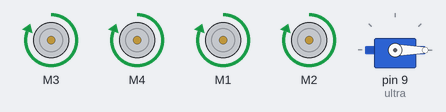
Simulated run of this sketch. Board: Arduino Uno, built with avr-gcc and run on an emulated ATmega328P. Shown: 4 × DC motor (green arrow = forward, orange = backward, longer = faster), servo.

Above: at 0.05 s.
At 9.55 s:
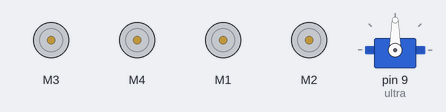
At 15.55 s:
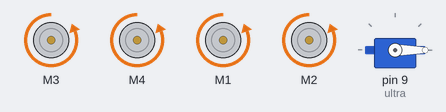
At 16.95 s:
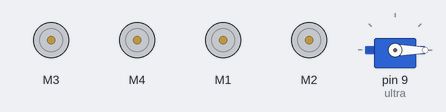
Timing chart, 0 to 22.1 s (numbered marks = the images above):
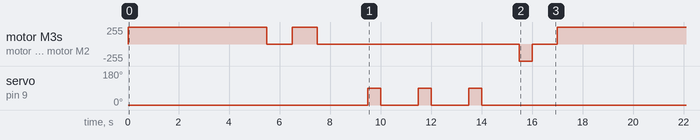

The sketch:

arduino.ino
```cpp
#include <Servo.h>
#include <AFMotor.h>
//#include <Pixy2.h>
const uint16_t BLUE = 1;
const uint16_t PURPLE = 2;
const uint16_t RED = 3;
const uint16_t YELLOW = 4;

int motor1p= 3;
AF_DCMotor leftmotor(motor1p), rightmotor(4), rightfront(1), leftfront(2);
Servo ultra;
int servoPin= 3;
int distance;

unsigned long times= 0;
int period= 5500;
int p= 7500;

void setup(){
  leftmotor.setSpeed(255);
  rightmotor.setSpeed(255);

  rightfront.setSpeed(255);
  leftfront.setSpeed(255);

  leftmotor.run(RELEASE);
  rightmotor.run(RELEASE);
  leftfront.run(RELEASE);
  rightfront.run(RELEASE);

  ultra.attach(9);//servo
  ultra.write(0);

}

void loop(){
  times= millis();
  while(millis() < times + period){
    forward();

    if(false){
      stops();
      delay(1000);
      ultra.write(90);
      delay(500);
      ultra.write(0);
      delay(500);
    }
  }
    stops();
    delay(1000);

//    times= millis();
    while(millis() < p + times)
      forward();


    stops();
    delay(1000);

    times= millis();
    while(millis() < times + period){
      backwards();

      if(true){
        stops();
        delay(1000);
        ultra.write(90);
        delay(500);
        ultra.write(0);
        delay(500);
      }
  }
    stops();
    delay(1000);

    while(millis() < times + p)
      backwards();


    stops();
    delay(1000);
}

void forward()
{
   rightmotor.run(FORWARD);
   leftmotor.run(FORWARD);
   rightfront.run(FORWARD);
   leftfront.run(FORWARD);
   rightmotor.setSpeed(255);
   leftmotor.setSpeed(255);
   rightfront.setSpeed(255);
   leftfront.setSpeed(255);
}

void backwards()
{
   rightmotor.run(BACKWARD);
   leftmotor.run(BACKWARD);
   rightfront.run(BACKWARD);
   leftfront.run(BACKWARD);
    rightmotor.setSpeed(255);
    leftmotor.setSpeed(255);
    rightfront.setSpeed(255);
    leftfront.setSpeed(255);
}

void stops()
{
  Serial.print("tech");
  leftmotor.run(RELEASE);
  rightmotor.run(RELEASE);
  rightfront.run(RELEASE);
  leftfront.run(RELEASE);
}
```

Measured:
- by itself, servo on pin 9 (ultra): repeats every 17.0 s: 2 × (0° 1.5 s, 90° 0.50 s), 0° 12.5 s, 90° 0.50 s
- by itself, motor M3, motor M4, motor M1, motor M2: repeats every 17.0 s: stopped 1.0 s, forward 255/255 1.0 s, stopped 8.0 s, backward 255/255 0.50 s, stopped 1.0 s, forward 255/255 5.5 s
